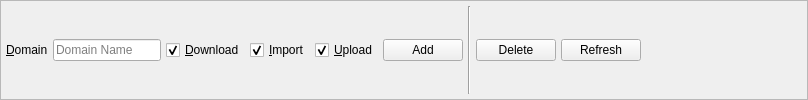
                 <widget class="QFrame" name="frame_3">
                  <property name="frameShape">
                   <enum>QFrame::StyledPanel</enum>
                  </property>
                  <property name="frameShadow">
                   <enum>QFrame::Raised</enum>
                  </property>
                  <layout class="QHBoxLayout" name="horizontalLayout_5">
                   <property name="spacing">
                    <number>5</number>
                   </property>
                   <property name="leftMargin">
                    <number>5</number>
                   </property>
                   <property name="topMargin">
                    <number>5</number>
                   </property>
                   <property name="rightMargin">
                    <number>5</number>
                   </property>
                   <property name="bottomMargin">
                    <number>5</number>
                   </property>
                   <item>
                    <widget class="QLabel" name="label_99">
                     <property name="text">
                      <string>&amp;Domain</string>
                     </property>
                     <property name="buddy">
                      <cstring>domain</cstring>
                     </property>
                    </widget>
                   </item>
                   <item>
                    <widget class="QLineEdit" name="domain">
                     <property name="placeholderText">
                      <string>Domain Name</string>
                     </property>
                     <property name="clearButtonEnabled">
                      <bool>true</bool>
                     </property>
                    </widget>
                   </item>
                   <item>
                    <widget class="QCheckBox" name="downDist">
                     <property name="sizePolicy">
                      <sizepolicy hsizetype="Minimum" vsizetype="Preferred">
                       <horstretch>0</horstretch>
                       <verstretch>0</verstretch>
                      </sizepolicy>
                     </property>
                     <property name="text">
                      <string>&amp;Download</string>
                     </property>
                     <property name="checked">
                      <bool>true</bool>
                     </property>
                    </widget>
                   </item>
                   <item>
                    <widget class="QCheckBox" name="sharedDist">
                     <property name="sizePolicy">
                      <sizepolicy hsizetype="Minimum" vsizetype="Preferred">
                       <horstretch>0</horstretch>
                       <verstretch>0</verstretch>
                      </sizepolicy>
                     </property>
                     <property name="text">
                      <string>&amp;Import</string>
                     </property>
                     <property name="checked">
                      <bool>true</bool>
                     </property>
                    </widget>
                   </item>
                   <item>
                    <widget class="QCheckBox" name="upDist">
                     <property name="sizePolicy">
                      <sizepolicy hsizetype="Minimum" vsizetype="Preferred">
                       <horstretch>0</horstretch>
                       <verstretch>0</verstretch>
                      </sizepolicy>
                     </property>
                     <property name="text">
                      <string>&amp;Upload</string>
                     </property>
                     <property name="checked">
                      <bool>true</bool>
                     </property>
                    </widget>
                   </item>
                   <item>
                    <widget class="QPushButton" name="addDistiller">
                     <property name="text">
                      <string>Add</string>
                     </property>
                    </widget>
                   </item>
                   <item>
                    <widget class="Line" name="line">
                     <property name="orientation">
                      <enum>Qt::Vertical</enum>
                     </property>
                    </widget>
                   </item>
                   <item>
                    <widget class="QPushButton" name="deleteDistillers">
                     <property name="text">
                      <string>Delete</string>
                     </property>
                    </widget>
                   </item>
                   <item>
                    <widget class="QPushButton" name="refreshDistillers">
                     <property name="text">
                      <string>Refresh</string>
                     </property>
                    </widget>
                   </item>
                   <item>
                    <spacer name="horizontalSpacer_72">
                     <property name="orientation">
                      <enum>Qt::Horizontal</enum>
                     </property>
                     <property name="sizeHint" stdset="0">
                      <size>
                       <width>161</width>
                       <height>20</height>
                      </size>
                     </property>
                    </spacer>
                   </item>
                  </layout>
                 </widget>
